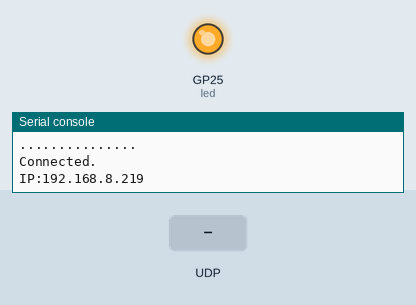
A program run on a simulated Raspberry Pi Pico running MicroPython. Shown: output pins drawn as LEDs (lit = HIGH), the last lines printed to the serial console. The inputs (shaded band) are chosen by the test bench. WiFi joins after 1.5 s.

Above: at 2.7 s.
2.8 s: UDP packet "1" arrives
At 3.8 s:
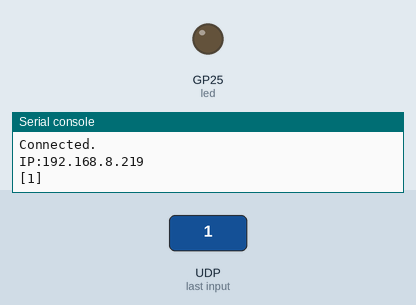
4.3 s: UDP packet "0" arrives
At 4.9 s:
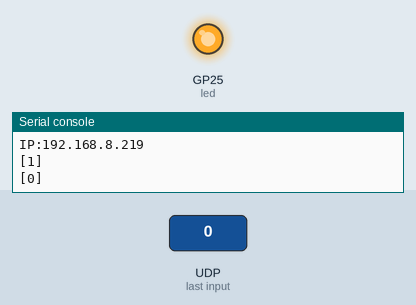
Timing chart, 0 to 7.3 s (numbered marks = the images above; inputs shaded):
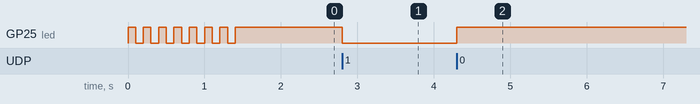

Measured:
- after the input at 2.8 s, GP25 (led): HIGH → LOW at once
- after the input at 4.3 s, GP25 (led): LOW → HIGH at once

The program:

ros2udp_pico_py.py
```python
from machine import Pin
from utime import sleep
import network
import usocket

SSID = "GL-SFT1200-288-2G-LNX"
PASSWORD = "lnxmaster"
SRC_IP = "192.168.8.219"
SRC_PORT = 5000
SUBNET_MASK = "255.255.255.0"
GATEWAY = "192.168.8.1"
DNS = "192.168.8.1"

data = [0,0,0,0,0,0,0,0,0,0,0,0,0,0,0,0,0]

led = Pin("LED", Pin.OUT)  # LED

wlan = network.WLAN(network.STA_IF)  # wlan作成（無線LAN）
wlan.active(True)  # 起動
wlan.ifconfig((SRC_IP, SUBNET_MASK, GATEWAY, DNS))
wlan.connect(SSID, PASSWORD)  # アクセスポイントに接続
while not wlan.isconnected():  # 接続待ち
    print(".", end="")
    led.toggle()
    sleep(0.1)
print("\nConnected.\nIP:" + wlan.ifconfig()[0])

sock = usocket.socket(usocket.AF_INET, usocket.SOCK_DGRAM)  # ソケット作成
sock.bind((SRC_IP, SRC_PORT))  # バインド

try:
    while True:
        # データを受信
        buffer, addr = sock.recvfrom(128)
        buffer = buffer.decode("utf-8")
        str_data = buffer.split(",")
        data = list(map(int,str_data))
        led.toggle()
        print(data)

except KeyboardInterrupt:
    print("Server stopped")
finally:
    sock.close()
```
